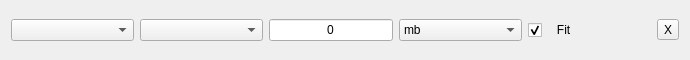
<?xml version="1.0" encoding="UTF-8"?>
<ui version="4.0">
 <class>CompEntry</class>
 <widget class="QWidget" name="CompEntry">
  <property name="geometry">
   <rect>
    <x>0</x>
    <y>0</y>
    <width>690</width>
    <height>60</height>
   </rect>
  </property>
  <property name="windowTitle">
   <string>Form</string>
  </property>
  <layout class="QHBoxLayout" name="horizontalLayout">
   <property name="spacing">
    <number>6</number>
   </property>
   <property name="topMargin">
    <number>0</number>
   </property>
   <property name="bottomMargin">
    <number>0</number>
   </property>
   <item>
    <widget class="QComboBox" name="molec_val">
     <item>
      <property name="text">
       <string/>
      </property>
     </item>
    </widget>
   </item>
   <item>
    <widget class="QComboBox" name="iso_val"/>
   </item>
   <item>
    <widget class="QLineEdit" name="amount_val">
     <property name="sizePolicy">
      <sizepolicy hsizetype="Preferred" vsizetype="Fixed">
       <horstretch>0</horstretch>
       <verstretch>0</verstretch>
      </sizepolicy>
     </property>
     <property name="text">
      <string>0</string>
     </property>
     <property name="alignment">
      <set>Qt::AlignCenter</set>
     </property>
    </widget>
   </item>
   <item>
    <widget class="QComboBox" name="amount_unit">
     <item>
      <property name="text">
       <string>mb</string>
      </property>
     </item>
     <item>
      <property name="text">
       <string>ub</string>
      </property>
     </item>
     <item>
      <property name="text">
       <string>ppm</string>
      </property>
     </item>
     <item>
      <property name="text">
       <string>ppb</string>
      </property>
     </item>
    </widget>
   </item>
   <item>
    <widget class="QCheckBox" name="fit_val">
     <property name="text">
      <string>   Fit</string>
     </property>
     <property name="checked">
      <bool>true</bool>
     </property>
    </widget>
   </item>
   <item>
    <widget class="QToolButton" name="toolButton">
     <property name="text">
      <string>X</string>
     </property>
    </widget>
   </item>
  </layout>
 </widget>
 <resources/>
 <connections/>
</ui>
